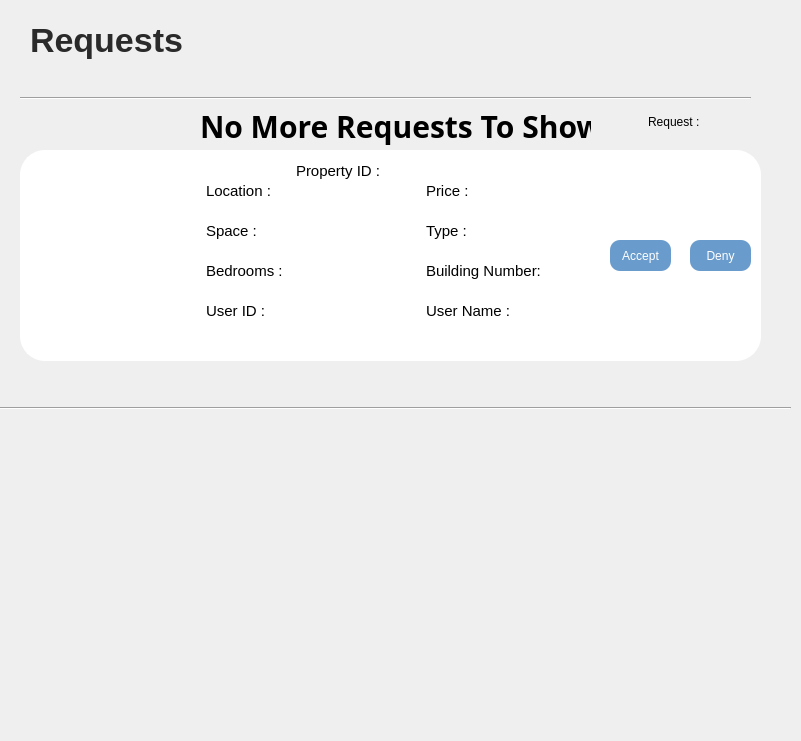
<?xml version="1.0" encoding="UTF-8"?>
<ui version="4.0">
 <class>RequestDashboardClass</class>
 <widget class="QWidget" name="RequestDashboardClass">
  <property name="geometry">
   <rect>
    <x>0</x>
    <y>0</y>
    <width>801</width>
    <height>741</height>
   </rect>
  </property>
  <property name="windowTitle">
   <string>RequestDashboard</string>
  </property>
  <widget class="Line" name="line_9">
   <property name="geometry">
    <rect>
     <x>-10</x>
     <y>400</y>
     <width>801</width>
     <height>16</height>
    </rect>
   </property>
   <property name="orientation">
    <enum>Qt::Orientation::Horizontal</enum>
   </property>
  </widget>
  <widget class="QLabel" name="label_58">
   <property name="geometry">
    <rect>
     <x>30</x>
     <y>10</y>
     <width>221</width>
     <height>61</height>
    </rect>
   </property>
   <property name="styleSheet">
    <string notr="true">QLabel
{
font-size:34px;
font-weight:bold;
color:#2B2A2A;
}</string>
   </property>
   <property name="text">
    <string>Requests</string>
   </property>
  </widget>
  <widget class="QLabel" name="label_59">
   <property name="geometry">
    <rect>
     <x>648</x>
     <y>112</y>
     <width>131</width>
     <height>20</height>
    </rect>
   </property>
   <property name="styleSheet">
    <string notr="true">#label_11{
color:black;
  border-radius: 25px;


font-size:15px;
}</string>
   </property>
   <property name="text">
    <string>Request :</string>
   </property>
  </widget>
  <widget class="Line" name="line_10">
   <property name="geometry">
    <rect>
     <x>20</x>
     <y>90</y>
     <width>731</width>
     <height>16</height>
    </rect>
   </property>
   <property name="orientation">
    <enum>Qt::Orientation::Horizontal</enum>
   </property>
  </widget>
  <widget class="QLabel" name="label_60">
   <property name="geometry">
    <rect>
     <x>200</x>
     <y>100</y>
     <width>391</width>
     <height>51</height>
    </rect>
   </property>
   <property name="styleSheet">
    <string notr="true">QLabel{
font-size:30px;
font-family:sans-serif;
font-weight:600;
}</string>
   </property>
   <property name="text">
    <string>No More Requests To Show</string>
   </property>
  </widget>
  <widget class="QFrame" name="frame_6">
   <property name="geometry">
    <rect>
     <x>20</x>
     <y>150</y>
     <width>741</width>
     <height>211</height>
    </rect>
   </property>
   <property name="styleSheet">
    <string notr="true">QFrame{
  border-radius: 25px;
  border: 2px solid white ;
background-color:white;

}
QPushButton{
  border-radius: 10px;
  background: #699CCC;
color:white;



}
QPushButton:hover{
background: #CCD0CD;
color:Black;
}

#pushButton_2{
background: #FF7F7F;
}
#pushButton_2:hover{
background: #CCD0CD;
color:Black;
}
QLabel{
font-size:15px;
}</string>
   </property>
   <property name="frameShape">
    <enum>QFrame::Shape::StyledPanel</enum>
   </property>
   <property name="frameShadow">
    <enum>QFrame::Shadow::Raised</enum>
   </property>
   <widget class="QLabel" name="label_61">
    <property name="geometry">
     <rect>
      <x>20</x>
      <y>20</y>
      <width>151</width>
      <height>161</height>
     </rect>
    </property>
    <property name="styleSheet">
     <string notr="true">#label_2{color:black;}</string>
    </property>
    <property name="text">
     <string/>
    </property>
    <property name="pixmap">
     <pixmap resource="Resource.qrc">:/Assets/home128.png</pixmap>
    </property>
    <property name="scaledContents">
     <bool>true</bool>
    </property>
   </widget>
   <widget class="QLabel" name="label_62">
    <property name="geometry">
     <rect>
      <x>180</x>
      <y>30</y>
      <width>211</width>
      <height>21</height>
     </rect>
    </property>
    <property name="text">
     <string>Location :</string>
    </property>
   </widget>
   <widget class="QLabel" name="label_63">
    <property name="geometry">
     <rect>
      <x>180</x>
      <y>70</y>
      <width>201</width>
      <height>21</height>
     </rect>
    </property>
    <property name="text">
     <string>Space :</string>
    </property>
   </widget>
   <widget class="QLabel" name="label_64">
    <property name="geometry">
     <rect>
      <x>180</x>
      <y>110</y>
      <width>211</width>
      <height>21</height>
     </rect>
    </property>
    <property name="text">
     <string>Bedrooms :</string>
    </property>
   </widget>
   <widget class="QLabel" name="label_65">
    <property name="geometry">
     <rect>
      <x>400</x>
      <y>30</y>
      <width>231</width>
      <height>21</height>
     </rect>
    </property>
    <property name="text">
     <string>Price : </string>
    </property>
   </widget>
   <widget class="QLabel" name="label_66">
    <property name="geometry">
     <rect>
      <x>400</x>
      <y>70</y>
      <width>211</width>
      <height>21</height>
     </rect>
    </property>
    <property name="text">
     <string>Type :</string>
    </property>
   </widget>
   <widget class="QLabel" name="label_67">
    <property name="geometry">
     <rect>
      <x>400</x>
      <y>110</y>
      <width>191</width>
      <height>21</height>
     </rect>
    </property>
    <property name="text">
     <string>Building Number:</string>
    </property>
   </widget>
   <widget class="QLabel" name="label_68">
    <property name="geometry">
     <rect>
      <x>180</x>
      <y>150</y>
      <width>221</width>
      <height>21</height>
     </rect>
    </property>
    <property name="text">
     <string>User ID :</string>
    </property>
   </widget>
   <widget class="QLabel" name="label_69">
    <property name="geometry">
     <rect>
      <x>400</x>
      <y>150</y>
      <width>211</width>
      <height>21</height>
     </rect>
    </property>
    <property name="text">
     <string>User Name :</string>
    </property>
   </widget>
   <widget class="QPushButton" name="pushButton_6">
    <property name="geometry">
     <rect>
      <x>590</x>
      <y>90</y>
      <width>61</width>
      <height>31</height>
     </rect>
    </property>
    <property name="text">
     <string>Accept</string>
    </property>
   </widget>
   <widget class="QPushButton" name="pushButton_8">
    <property name="geometry">
     <rect>
      <x>670</x>
      <y>90</y>
      <width>61</width>
      <height>31</height>
     </rect>
    </property>
    <property name="text">
     <string>Deny</string>
    </property>
   </widget>
   <widget class="QLabel" name="label_70">
    <property name="geometry">
     <rect>
      <x>270</x>
      <y>10</y>
      <width>191</width>
      <height>21</height>
     </rect>
    </property>
    <property name="text">
     <string>Property ID : </string>
    </property>
   </widget>
  </widget>
 </widget>
 <layoutdefault spacing="6" margin="11"/>
 <resources>
  <include location="Resource.qrc"/>
 </resources>
 <connections/>
</ui>
